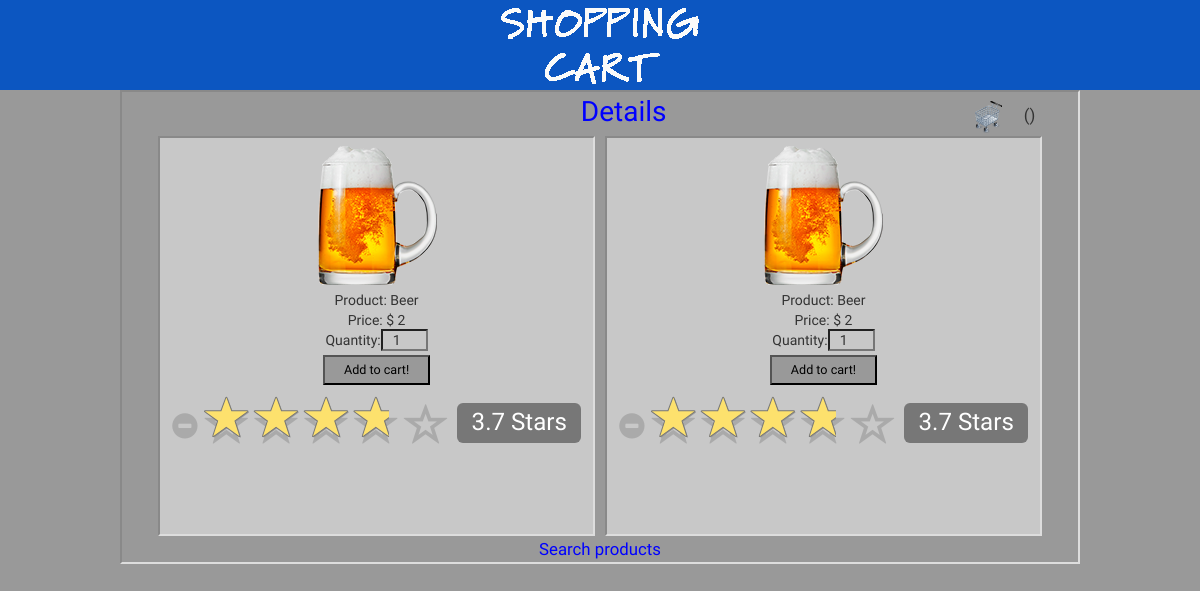
Page /detalles.php?id=2 on the committed database.
### tables this page shows
CREATE TABLE IF NOT EXISTS `productos` (
  `ID` int(11) NOT NULL AUTO_INCREMENT,
  `nombre` text NOT NULL,
  `descripcion` text NOT NULL,
  `imagen` text NOT NULL,
  `precio` double NOT NULL,
  PRIMARY KEY (`ID`)
);

### detalles.php (the view, shortened to what this page needs)
<?php
	$current_status=($_SESSION['current_cart']);
?>
<!doctype html>
<html>
<head>
	<link rel="stylesheet" type="text/css" href="styles.css">
	<link href="http://netdna.bootstrapcdn.com/bootstrap/3.3.6/css/bootstrap.css" rel="stylesheet">
</head>
<body>
<div class="contenedor">
	<div class="block_header">
       <div class="header">
        	 <div class="logo">
              <a href="./index.php"><img src="images/sc.png" width="265" height="78" 	border="0" alt="logo"></a>
        	 </div>
  		</div>
    </div>
	<div class="FBG">
    	<div class="FBG_content">
    			<div class="titulo">
    			<h1>Details</h1>
    	 		</div>
    	 		<div class="cart" >
    	 			<a href="./carritodecompras.php" title="<?php echo "My Cart - " . $current_status . " Items" ;?>"><img src="images/carrito.png" width="32" height="32" border="0" alt="mycart"></a>
    	 			<h2><?php echo '(' . $current_status. ')';?></h2>
    	 		</div>
    <div class="products_listing">
	<?php
		require 'conexion.php';
		$conexion=mysqli_connect($db_host,$db_usuario,$db_contra);
		mysqli_select_db($conexion,$db_nombre)or die("no se encuentra la bdD");
		mysqli_set_charset($conexion, "utf8");
		$consulta="SELECT * FROM productos WHERE ID=".$_GET['id']." ";
		$resulados= mysqli_query($conexion,$consulta);
		while($fila=mysqli_fetch_array($resulados, MYSQL_ASSOC))
		{
	?>
			<div class="details">
				<div class="centrado">
					<form action="carritodecompras.php" method="get" >
					<img src="./images/<?php echo $fila['imagen'];?>"><br>
					<span>Product: <?php echo $fila['nombre'] ;?></span><br>
					<span>Price: <?php echo '$ ' .$fila['precio']. ' ';?></span><br>
					<span>Quantity:<input type="number" value="1" name="quantity" onfocus="this.blur();" min="1" onkeypress="return noEntries(event);"></span><br>
					<input type="submit" class="button" value="Add to cart!" ><br>
					</form>
                </div>
			</div>
			<div class="details">
				<div class="centrado">
					<form action="carritodecompras.php" method="get" >
					<img src="./images/<?php echo $fila['imagen'];?>"><br>
					<span>Product: <?php echo $fila['nombre'] ;?></span><br>
					<span>Price: <?php echo '$ ' .$fila['precio']. ' ';?></span><br>
					<span>Quantity:<input type="number" value="1" name="quantity" onfocus="this.blur();" min="1" onkeypress="return noEntries(event);"></span><br>
					<input type="submit" class="button" value="Add to cart!" ><br>
					</form>
                </div>
			</div>
			<?php
		}
			?>
			<div class="centrado">
				<a href="index.php"> Search products </a>
			</div>
		 </div>
		</div>
	</div>
</div>
</body>
</html>

### styles.css (style rules this page uses)
body { width:100%; margin:0; padding:0; background-color:#999; }
html { padding:0; margin:0; background-color:#999; }
a { text-decoration:none; }
.contenedor { width: 100%; margin: 0 auto; overflow: hidden; }
.block_header { margin:0; padding:0; background-color:#0c56c1; width: 100%; }
.header { margin:0 auto; padding:0 ; max-width: 960px; }
.logo { padding:6px 6px; }
.logo img { max-width: 100%; height: auto; display: block; margin: 0 auto; }
.FBG { margin:0; padding:0; background-color:#999; width: 100%; }
.FBG_content { min-height:450px; max-width: 960px; border: 2px inset #DDD; padding: 3px 3px; margin:0 auto; background-color:#999; box-sizing: border-box; }
.titulo { width: 57%; display: inline-block; }
.titulo h1 { padding:0; margin: 0 ; font:3.5em 'Montserrat Alternates'; text-align: right; }
.cart { width: 40%; display: inline-block; padding: 0; text-align: right; }
.products_listing { width: 100%; display: block; margin: 0 auto; padding: 0; text-align: center; }
.cart h2 { display: inline-block; padding: 0; text-align: right; margin: 1px 15px; }
.FBG_content a { font:1.2em 'Montserrat Alternates'; color:blue; padding:0; margin: 0; }
.FBG_content h1 { font:2em 'Montserrat Alternates'; color:blue; }
.FBG_content h2 { font:1.2em 'Montserrat Alternates'; text-align: center; }
.centrado { text-align: center; }
.details { width: 46%; min-width: 300px; min-height: 400px; background-color: #c8c8c8; border: 2px inset #DDD; margin: 3px; padding: 3px; box-sizing: border-box; display: inline-block; }
.details img { -webkit-transition: -webkit-transform 0.4s linear; -ms-transition:-ms-transform 0.4s linear; max-width: 100%; margin:4px 2px; }
.details span { font:1em 'Montserrat Alternates'; }
.details input[type="number"] { width: 11%; min-height: 20px; background-color: #c8c8c8; text-align: center; }
.details input[type="submit"] { width: 25%; min-height: 30px; text-align: center; font:0.9em 'Montserrat Alternates'; color: black; background-color: #999; margin: 4px 4px; box-sizing: border-box; }

### rows in the picture
productos: imagen (picture), nombre "Beer", precio "2"
